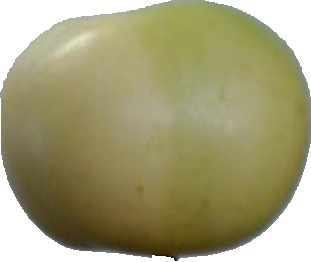
#> input picture frutis_360/fruits-360-original-size/fruits-360-original-size/Training/apple_6/r0_20.jpg, 311 x 262 px; its folder holds only this picture in this run
$ jupyter execute --allow-errors MulticlassSVMFruitClassifier_GridSearchCV.ipynb
#> lines starting #> are read from the running program, lines starting #| are printed output that depends on the picture
# Multiclass SVM
Unter der Verwendung des *One to Rest Approaches*

https://www.baeldung.com/cs/svm-multiclass-classification

Horea Muresan, Mihai Oltean, Fruit recognition from images using deep learning, Acta Univ. Sapientiae, Informatica Vol. 10, Issue 1, pp. 26-42, 2018.

[cell 1]
# Datenverarbeitung und Dateioperationen
import glob
import os
import cv2

# Wissenschaftliche Berechnungen und Hilfsfunktionen
import numpy as np
import matplotlib.pyplot as plt

# Maschinelles Lernen und Modellierung
from sklearn.preprocessing import StandardScaler
from sklearn.svm import SVC
from sklearn.model_selection import GridSearchCV

# Leistungsbewertung
from sklearn.metrics import classification_report, accuracy_score, f1_score, confusion_matrix

[cell 2]
def getAllData(data_type, dim, print_summary=False):
#> called with data_type = 'Training', dim = 100, print_summary = True
    images = []
    labels = []

    # Basispfad für das Verzeichnis der Daten
    base_path = "frutis_360/fruits-360_dataset/fruits-360/LessData/"

    # Funktion, um alle Unterordner (Datenkategorien) zu erhalten
    def get_categories(path):
        return [d for d in os.listdir(path) if os.path.isdir(os.path.join(path, d))]

    categories = get_categories(os.path.join(base_path, data_type))
    total_images = 0

    for i, category in enumerate(categories):
        category_path = os.path.join(base_path, data_type, category)
        for image_path in glob.glob(os.path.join(category_path, "*.jpg")):
            image = cv2.imread(image_path, cv2.IMREAD_COLOR)
#> image is the input picture: shape (262, 311, 3); mean B, G, R 118.6, 157.2, 161.9
            image = cv2.resize(image, (dim, dim))
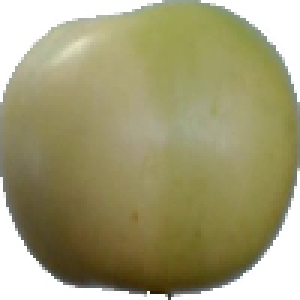
#> image: shape (100, 100, 3) (shown 3 times larger); mean B, G, R 118.3, 157, 161.7
            image = cv2.cvtColor(image, cv2.COLOR_RGB2BGR)
            images.append(image)
            labels.append(i)
            total_images += 1
#> pass 2 of the loop in getAllData, `for i, category in enumerate(categories):`:
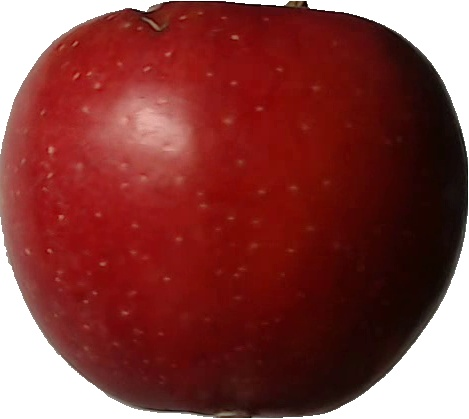
#> input picture frutis_360/fruits-360-original-size/fruits-360-original-size/Training/apple_braeburn_1/r0_68.jpg, 469 x 419 px
#> in getAllData, image is the input picture: shape (419, 469, 3); mean B, G, R 61.1, 63.5, 133
#> in getAllData, `image = cv2.resize(image, (dim, dim))`:
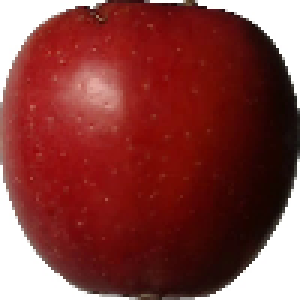
#> image: shape (100, 100, 3) (shown 3 times larger); mean B, G, R 60.9, 63.2, 132.7
#> pass 3 of the loop in getAllData, `for i, category in enumerate(categories):`:
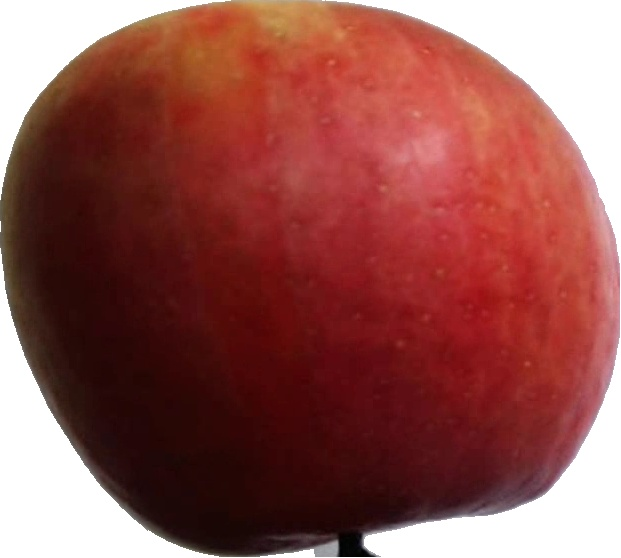
#> input picture frutis_360/fruits-360-original-size/fruits-360-original-size/Training/apple_crimson_snow_1/r0_44.jpg, 621 x 558 px
#> in getAllData, image is the input picture: shape (558, 621, 3); mean B, G, R 79.2, 83.8, 146.5
#> in getAllData, `image = cv2.resize(image, (dim, dim))`:
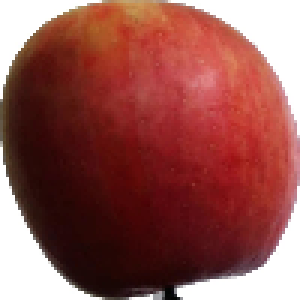
#> image: shape (100, 100, 3) (shown 3 times larger); mean B, G, R 79, 83.7, 146.4

    if print_summary:
        print(f"Found {total_images} images belonging to {len(categories)} classes.")

    images = np.array(images)
    labels = np.array(labels)
    return images, labels

[cell 3]
dim = 100

# Abrufen der Daten für Training und Test, mit der Zusammenfassung
print("Training: ")
X_train, y_train = getAllData('Training', dim, print_summary=True)
print("Test: ")
#> (the rest of this cell did not finish here and is left out)
